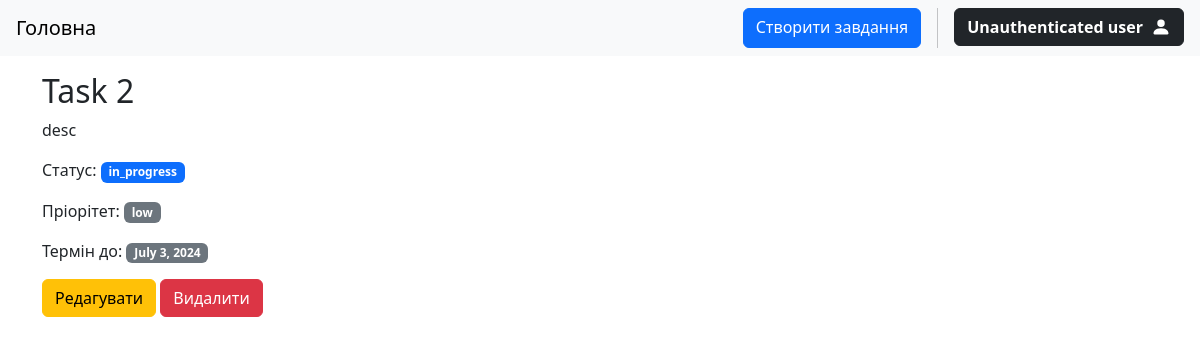
Page /2/ on the committed database.
### tasks/models.py (models this page shows, shortened)
class Task(models.Model):
    STATUS_CHOICES = (
        ("todo", "To Do"),
        ("in_progress", "In Progress"),
        ("done", "Done")
    )
    PRIORITY_CHOICES = (
        ("low", "Low"),
        ("medium", "Medium"),
        ("high", "High")
    )
    title = models.CharField(max_length=256)
    description = models.TextField()
    status = models.CharField(max_length=20, choices=STATUS_CHOICES, default="todo")
    priority = models.CharField(max_length=20, choices=PRIORITY_CHOICES, default="medium")
    due_date = models.DateField(null=True, blank=True)
    creator = models.ForeignKey(User, on_delete=models.CASCADE, related_name="tasks")
    created = models.DateTimeField(auto_now_add=True)
    class Meta:
        ordering = ["-due_date", "-created", ]

### tasks/views.py (the view)
# urls.py: path("<int:pk>/", views.TaskDetailView.as_view(), name="task-detail"),
class TaskDetailView(DetailView):
    model = models.Task
    context_object_name = "task"
    template_name = "tasks/task_detail.html"

### templates/tasks/task_detail.html
{% extends 'base.html' %}
{% block content %}
<div class="container mt-3">
    <h2>{{task.title}}</h2>
    <p>{{task.description}}</p>
    <p>Статус: <span class="badge bg-primary">{{task.status}}</span></p>
    <p>Пріорітет: <span class="badge bg-secondary">{{task.priority}}</span></p>
    <p>Термін до:
    <span class="badge text-bg-secondary">
    {% if task.due_date %}
        {{task.due_date}}
    {% else %}
        None
    {% endif %}
    </span>
    </p>
    <a href="{% url 'tasks:task-update' task.pk %}" class="btn btn-warning">Редагувати</a>
    <a href="{% url 'tasks:task-delete' task.pk %}" class="btn btn-danger">Видалити</a>
</div>
{% endblock %}

### rows in the picture
Task: title "Task 2", description "desc", status "in_progress", priority "low", due_date "July 3, 2024"
